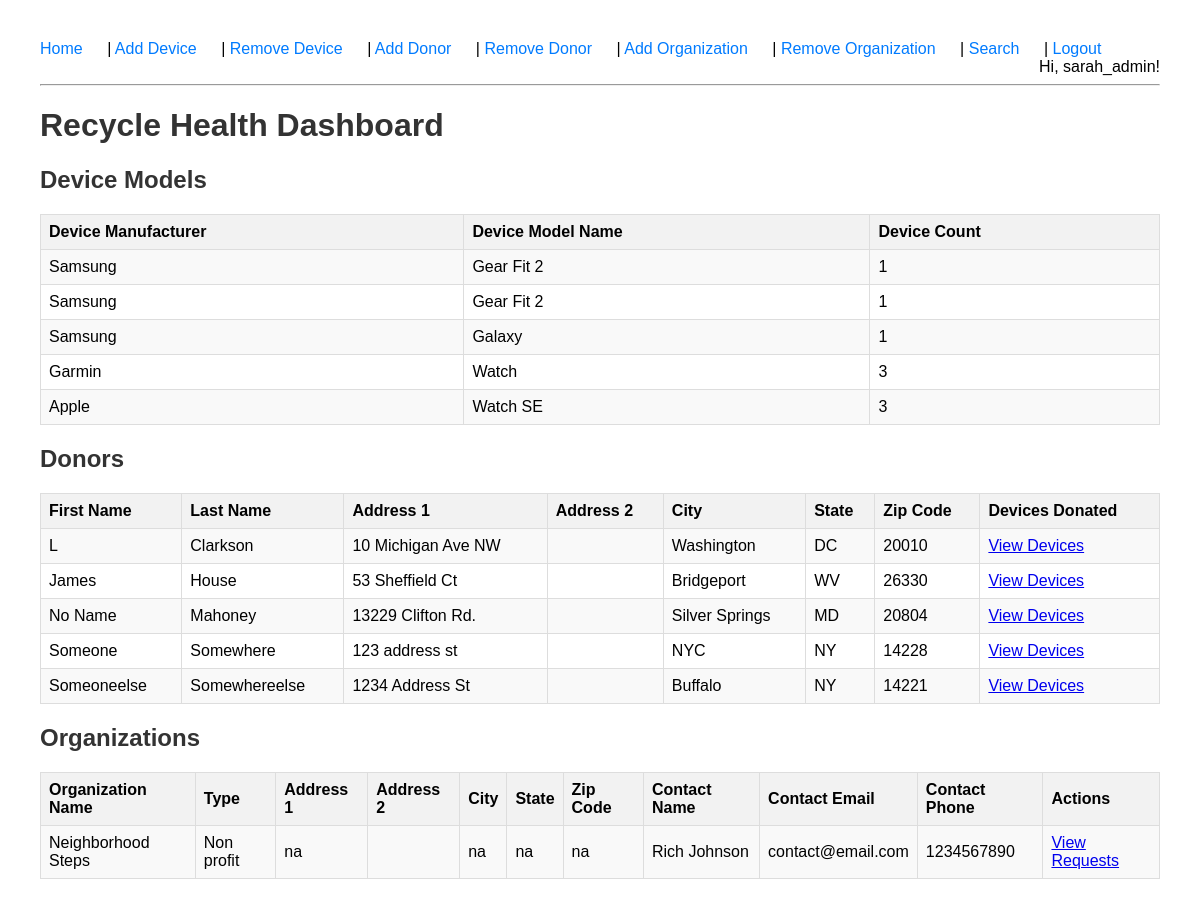
The page / (signed in) on the database its author committed.
### models.py (models this page shows, shortened)
class User(UserMixin, db.Model):
    __tablename__ = 'users'
    id = db.Column(db.Integer, primary_key=True)
    username = db.Column(db.String(150), nullable=False, unique=True)
    email = db.Column(db.String(150), nullable=False, unique=True)
    password = db.Column(db.String(150), nullable=False)
    role = db.Column(db.String(50), nullable=False, default='public')

class DeviceModels(db.Model):
    __tablename__ = 'tlkpDeviceModels'
    DeviceModelKey = db.Column(db.Integer, primary_key=True)
    DeviceManufacturerKey = db.Column(db.Integer, db.ForeignKey('tlkpDeviceManufacturer.DeviceManufacturerKey'), nullable=False)
    DeviceModelName = db.Column(db.String, nullable=True)
    DeviceCount = db.Column(db.Integer, nullable=True)
    DeviceModelCreateTS = db.Column(db.DateTime, nullable=True)
    donations = db.relationship('TrackerDonorDevices', backref='device', lazy=True)

class TrackerDonors(db.Model):
    __tablename__ = 'tblTrackerDonors'
    TrackerDonorKey = db.Column(db.Integer, primary_key=True)
    TrackerDonorsFirstName = db.Column(db.String(50))
    TrackerDonorsLastName = db.Column(db.String(50))
    TrackerDonorsAddress1 = db.Column(db.String(100))
    TrackerDonorsAddress2 = db.Column(db.String(100))
    TrackerDonorsCity = db.Column(db.String(50))
    TrackerDonorsStateKey = db.Column(db.Integer, db.ForeignKey('tlkpState.StateKey'))
    TrackerDonorsZipCode = db.Column(db.String(10))

class Organization(db.Model):
    __tablename__ = 'tblOrganization'
    OrganizationKey = db.Column(db.Integer, primary_key=True)
    OrganizationName = db.Column(db.String, nullable=True)
    OrganizationTypeKey = db.Column(db.String, nullable=True)
    OrganizationAddress1 = db.Column(db.String, nullable=True)
    OrganizationCity = db.Column(db.String, nullable=True)
    OrganizationStateKey = db.Column(db.Integer, db.ForeignKey('tlkpState.StateKey'), nullable=True)
    OrganizationZipCode = db.Column(db.String, nullable=True)
    OrganizationContactFirstName = db.Column(db.String, nullable=True)
    OrganizationContactLastName = db.Column(db.String, nullable=True)
    OrganizationContactEmailAddress = db.Column(db.String, nullable=True)
    OrganizationContactPhoneNumber = db.Column(db.String, nullable=True)
    OrganizationContactPhoneExtension = db.Column(db.String, nullable=True)
    OrganizationContactTitle = db.Column(db.String, nullable=True)
    OrganizationAmenabletoDonation = db.Column(db.String, nullable=True)
    OrganizationShareSuccessStory = db.Column(db.String, nullable=True)
    OrganizationDateCreatedTS = db.Column(db.DateTime, nullable=True)

### routes.py (the view, shortened to what this page needs)
@app.route('/', methods=['GET'])
@login_required
def create_main():
    if current_user.role == 'admin':
        all_data = Organization.query.join(OrganizationProgram, Organization.OrganizationKey == OrganizationProgram.OrganizationKey)\
                                     .join(TrackerDonorDevices, OrganizationProgram.OrganizationProgramKey == TrackerDonorDevices.OrganizationProgramKey)\
                                     .join(TrackerDonors, TrackerDonorDevices.TrackerDonorsKey == TrackerDonors.TrackerDonorKey)\
                                     .join(DeviceModels, TrackerDonorDevices.DeviceModelKey == DeviceModels.DeviceModelKey)\
                                     .add_columns(Organization.OrganizationName,
                                                  Organization.OrganizationContactFirstName,
                                                  Organization.OrganizationContactLastName,
                                                  OrganizationProgram.OrganizationProgramDescription,
                                                  TrackerDonors.TrackerDonorsFirstName,
                                                  TrackerDonors.TrackerDonorsLastName,
                                                  DeviceModels.DeviceModelName)\
                                     .all()
        devices = DeviceModels.query.all()
        donors = TrackerDonors.query.all()
        organizations = Organization.query.all()
        return render_template('index.html', devices=devices, donors=donors, organizations=organizations)

### routes.py (called while the page is built)
@login_manager.user_loader
def load_user(user_id):
    return User.query.get(int(user_id))

### templates/index.html (shortened to what this page needs)
{% extends 'base.html' %}
{% block content %}
<h1>Recycle Health Dashboard</h1>
{% if current_user.role == 'admin' %}
    <h2>Device Models</h2>
    <table>
        <tr>
            <th>Device Manufacturer</th>
            <th>Device Model Name</th>
            <th>Device Count</th>
        </tr>
        {% for device in devices %}
        <tr>
            <td>{{ device.DeviceManufacturerKey }}</td>
            <td>{{ device.DeviceModelName }}</td>
            <td>{{ device.DeviceCount }}</td>
        </tr>
        {% endfor %}
    </table>
    <h2>Donors</h2>
    <table>
        <tr>
            <th>First Name</th>
            <th>Last Name</th>
            <th>Address 1</th>
            <th>Address 2</th>
            <th>City</th>
            <th>State</th>
            <th>Zip Code</th>
            <th>Devices Donated</th>
        </tr>
        {% for donor in donors %}
        <tr>
            <td>{{ donor.TrackerDonorsFirstName }}</td>
            <td>{{ donor.TrackerDonorsLastName }}</td>
            <td>{{ donor.TrackerDonorsAddress1 }}</td>
            <td>{{ donor.TrackerDonorsAddress2 }}</td>
            <td>{{ donor.TrackerDonorsCity }}</td>
            <td>{{ donor.TrackerDonorsStateKey }}</td>
            <td>{{ donor.TrackerDonorsZipCode }}</td>
            <td><a href="{{ url_for('donor_devices', donor_id=donor.TrackerDonorKey) }}">View Devices</a></td>
        </tr>
        {% endfor %}
    </table>
    <h2>Organizations</h2>
    <table>
        <tr>
            <th>Organization Name</th>
            <th>Type</th>
            <th>Address 1</th>
            <th>Address 2</th>
            <th>City</th>
            <th>State</th>
            <th>Zip Code</th>
            <th>Contact Name</th>
            <th>Contact Email</th>
            <th>Contact Phone</th>
            <th>Actions</th>
        </tr>
        {% for organization in organizations %}
        <tr>
            <td>{{ organization.OrganizationName }}</td>
            <td>{{ organization.OrganizationTypeKey }}</td>
            <td>{{ organization.OrganizationAddress1 }}</td>
            <td>{{ organization.OrganizationAddress2 }}</td>
            <td>{{ organization.OrganizationCity }}</td>
            <td>{{ organization.OrganizationStateKey }}</td>
            <td>{{ organization.OrganizationZipCode }}</td>
            <td>{{ organization.OrganizationContactFirstName }} {{ organization.OrganizationContactLastName }}</td>
            <td>{{ organization.OrganizationContactEmailAddress }}</td>
            <td>{{ organization.OrganizationContactPhoneNumber }}</td>
            <td>
                <a href="{{ url_for('organization_requests', org_id=organization.OrganizationKey) }}">View Requests</a>
            </td>
        </tr>
        {% endfor %}
    </table>
{% endif %}
{% endblock %}

### templates/base.html (shortened to what this page needs)
<!DOCTYPE html>
<html lang="en">
<head>
    <link rel="stylesheet" type="text/css" href="{{ url_for('static', filename='style.css') }}">
</head>
<body>
    <nav>
        <div style="float: left;">
            <a href="{{ url_for('create_main') }}">Home</a> |
            {% if current_user.is_authenticated %}
                {% if current_user.role == 'admin' %}
                    <a href="{{ url_for('add_device') }}">Add Device</a> |
                    <a href="{{ url_for('remove_device') }}">Remove Device</a> |
                    <a href="{{ url_for('add_donor') }}">Add Donor</a> |
                    <a href="{{ url_for('remove_donor') }}">Remove Donor</a> |
                    <a href="{{ url_for('add_organization') }}">Add Organization</a> |
                    <a href="{{ url_for('remove_organization') }}">Remove Organization</a> |
                    <a href="{{ url_for('search') }}">Search</a> |
                {% endif %}
                <a href="{{ url_for('logout') }}">Logout</a>
            {% else %}
                <a href="{{ url_for('login') }}">Login</a> |
                <a href="{{ url_for('register') }}">Register</a>
            {% endif %}
        </div>
        <div style="float: right;">
            {% if current_user.is_authenticated %}
                Hi, {{ current_user.username }}!
            {% endif %}
        </div>
    </nav>
    <hr>
    <div class="content">
        {% block content %}{% endblock %}
    </div>
</body>
</html>

### static/style.css (style rules this page uses)
body { font-family: Arial, sans-serif; margin: 20px; padding: 20px; }
nav a { margin-right: 20px; text-decoration: none; color: #007BFF; }
h1, h2 { color: #333; }
table { width: 100%; border-collapse: collapse; margin-bottom: 20px; }
th, td { border: 1px solid #ddd; padding: 8px; text-align: left; }
th { background-color: #f2f2f2; font-weight: bold; }
tr:nth-child(even) { background-color: #f9f9f9; }

### rows shown on the page
User: username "sarah_admin"
DeviceModels: DeviceManufacturerKey "Samsung", DeviceModelName "Gear Fit 2", DeviceCount "1"
DeviceModels: DeviceManufacturerKey "Samsung", DeviceModelName "Gear Fit 2", DeviceCount "1"
DeviceModels: DeviceManufacturerKey "Samsung", DeviceModelName "Galaxy", DeviceCount "1"
DeviceModels: DeviceManufacturerKey "Garmin", DeviceModelName "Watch", DeviceCount "3"
DeviceModels: DeviceManufacturerKey "Apple", DeviceModelName "Watch SE", DeviceCount "3"
TrackerDonors: TrackerDonorsFirstName "L", TrackerDonorsLastName "Clarkson", TrackerDonorsAddress1 "10 Michigan Ave NW", TrackerDonorsCity "Washington", TrackerDonorsStateKey "DC", TrackerDonorsZipCode "20010"
TrackerDonors: TrackerDonorsFirstName "James", TrackerDonorsLastName "House", TrackerDonorsAddress1 "53 Sheffield Ct", TrackerDonorsCity "Bridgeport", TrackerDonorsStateKey "WV", TrackerDonorsZipCode "26330"
TrackerDonors: TrackerDonorsFirstName "No Name", TrackerDonorsLastName "Mahoney", TrackerDonorsAddress1 "13229 Clifton Rd.", TrackerDonorsCity "Silver Springs", TrackerDonorsStateKey "MD", TrackerDonorsZipCode "20804"
TrackerDonors: TrackerDonorsFirstName "Someone", TrackerDonorsLastName "Somewhere", TrackerDonorsAddress1 "123 address st", TrackerDonorsCity "NYC", TrackerDonorsStateKey "NY", TrackerDonorsZipCode "14228"
TrackerDonors: TrackerDonorsFirstName "Someoneelse", TrackerDonorsLastName "Somewhereelse", TrackerDonorsAddress1 "1234 Address St", TrackerDonorsCity "Buffalo", TrackerDonorsStateKey "NY", TrackerDonorsZipCode "14221"
Organization: OrganizationName "Neighborhood Steps", OrganizationTypeKey "Non profit", OrganizationAddress1 "na", OrganizationCity "na", OrganizationStateKey "na", OrganizationZipCode "na", OrganizationContactFirstName "Rich", OrganizationContactLastName "Johnson", OrganizationContactEmailAddress "contact@email.com", OrganizationContactPhoneNumber "1234567890"
